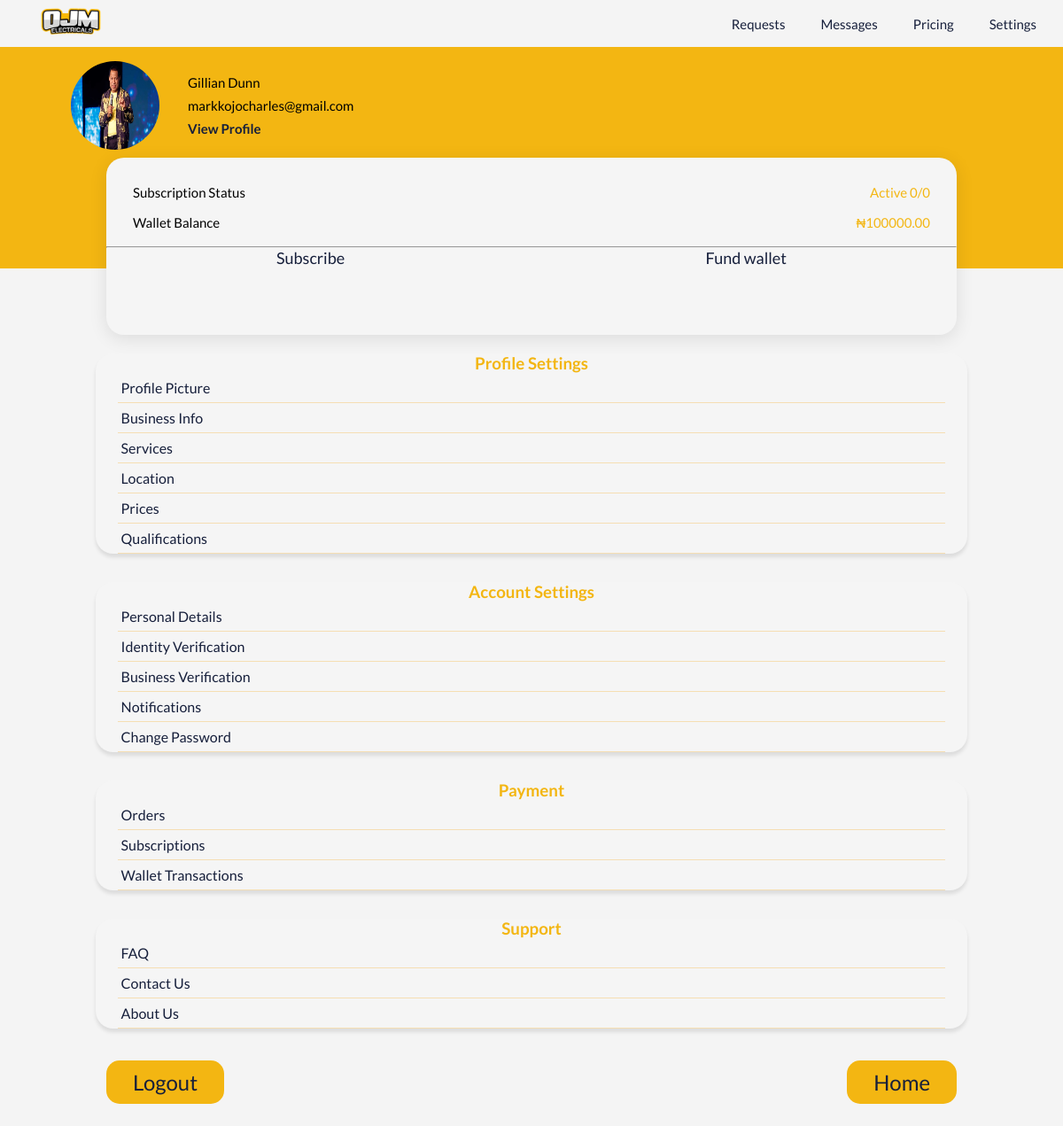
Page /prof-dashboard (signed in) on the committed database.
### userauth/models.py (models this page shows, shortened)
class ElectricianProfile(models.Model):
    user = models.OneToOneField(User, on_delete=models.CASCADE)
    business_name = models.CharField(max_length=255)
    service_description = models.TextField()
    profile_picture = models.ImageField(upload_to=user_directory_path, blank=True, null=True)
    founded_date = models.DateField()
    registered = models.BooleanField(default=False)
    country = models.CharField(max_length=50, choices=WEST_AFRICAN_COUNTRIES)
    state = models.CharField(max_length=50, choices=NIGERIAN_STATES)
    city = models.CharField(max_length=255)
    address = models.CharField(max_length=255)
    terms = models.BooleanField(default=False)
    number_of_employees = models.IntegerField(default=0)
    website_url = models.URLField(max_length=200, blank=True, null=True)
    youtube_url = models.URLField(max_length=200, blank=True, null=True)
    prices = models.TextField(blank=True, null=True)
    qualification = models.TextField(blank=True, null=True)
    cac_verified = models.BooleanField(default=False)
    id_verified = models.BooleanField(default=False)
    cac = models.CharField(max_length=200, blank=True, null=True)
    class Meta:
        verbose_name_plural = "Electricians"

class User(AbstractUser):
    email = models.EmailField(unique=True)
    first_name = models.CharField(max_length=150, blank=True)
    last_name = models.CharField(max_length=150, blank=True)
    phone_number = models.CharField(max_length=25, blank=True)
    whatsapp_number = models.CharField(max_length=25, blank=True)
    USERNAME_FIELD = 'email'
    REQUIRED_FIELDS = ['username']
    def __str__(self):
        return self.username

### payment/models.py (models this page shows, shortened)
class Subscription(models.Model):
    STATUS_CHOICES = [
        ('Inactive', 'Inactive'),
        ('Active', 'Active'),
        ('Expired', 'Expired'),
    ]
    DURATION_CHOICES = [
        ("1 month", "1 month"),
        ("3 months", "3 months"),
        ("6 months", "6 months"),
    ]
    name = models.CharField(max_length=20, choices=DURATION_CHOICES)
    user = models.ForeignKey(User, on_delete=models.CASCADE)
    created_at = models.DateTimeField(default=timezone.now)
    expiry = models.DateTimeField()
    status = models.CharField(max_length=20, choices=STATUS_CHOICES, default='inactive')
    remaining_quotes = models.IntegerField(default=0)

class Wallet(models.Model):
    user = models.OneToOneField(User, on_delete=models.CASCADE)
    balance = models.DecimalField(max_digits=10, decimal_places=2, default=0.00)

### ojm_core/views.py (the view, shortened to what this page needs)
# urls.py: path('prof-dashboard',views.prof_dashboard,name="prof_dashboard"),
@login_required
def prof_dashboard(request):
    profile = get_object_or_404(ElectricianProfile, user=request.user)
    user = request.user
    wallet, created = Wallet.objects.get_or_create(user=user)
    payments = Payment.objects.filter(user=user,verified=True)
    profile_pic_form = UpdatePicture(instance=profile)
    business_form = UpdateBusinessInfo(instance=profile)
    location_form = UpdateLocation(instance=profile)
    prices_form = UpdatePrices(instance=profile)
    qualification_form = UpdateQualification(instance=profile)
    form = UserUpdateForm(instance=user)
    notifications = Notification.objects.filter(user=user)
    electrician = ElectricianProfile.objects.filter(user=user)
    user_profile = ElectricianProfile.objects.get(user=request.user)
    id_form = IdentityForm(instance=user)
    subscription, created = Subscription.objects.get_or_create(user=user)
    if subscription.name:
        total_quotes = SUBSCRIPTION_TOTAL_QUOTES.get(subscription.name, 0)
        remaining_quotes = subscription.remaining_quotes
        used_quotes = total_quotes - remaining_quotes
        subscribed = subscription.status == "Active"
        context = {
        'profile': profile,
        'profile_pic_form':profile_pic_form,
        'business_form':business_form,
        'location_form':location_form,
        'prices_form':prices_form,
        'qualification_form':qualification_form,
        'form':form,
        'wallet':wallet,
        'subscription':subscription,
        'payments':payments,
        'notifications': notifications,
        'electrician':electrician,
        'user_profile': user_profile,
        'id_form':id_form,
        'total_quotes': total_quotes,
        'remaining_quotes': remaining_quotes,
        'used_quotes': used_quotes,
        'subscribed':subscribed
        }
        return render(request, 'profdash.html',context)

### templates/profdash.html (shortened to what this page needs)
{% load static %}
<!DOCTYPE html>
<html lang="en">
<head>
    <link rel="stylesheet" href="https://unicons.iconscout.com/release/v4.0.8/css/line.css" />
    <link rel="stylesheet" href="{% static 'Css/profdash.css' %}">
    <link rel="stylesheet" href="{% static 'Css/signup.css' %}">
</head>
<body>
    <section>
        <div class="heading">
            <a href="{%url 'ojm_core:index'%}" class="nav_logo"><img src="{% static 'Assest/Img/ojm.png' %}" alt="Ojm" /></a>
            <div class="nav">
                <a href="{%url 'ojm_core:requests'%}" class="">
                     Requests
                </a>
                <a href="{%url 'chatapp:messages'%}" class="">
                     Messages
                </a>
                <a href="{% url 'payment:pay' %}" class="">
                    Pricing
                </a>
                <a href="{% url 'ojm_core:dashboard' %}" class="">
                    Settings
                </a>
            </div>
        </div>
        <div class="profile">
            <div class="profile-info">
                {% if profile.profile_picture %}
                <img id="mainProfilePicLink" src="{{ profile.profile_picture.url }}" alt="Profile photo">
                {% else %}
                <img id="mainProfilePicLink" src="{% static 'Assest/Img/ojmprofilephoto.jpg' %}" alt="Profile photo">
                {% endif %}
                <div class="profile-details">
                    <p class="name">{{profile.business_name}}</p>
                    <p class="email">{{request.user.email}}</p>
                    <p class="profile-link"><a href="">View Profile</a></p>
                </div>
            </div>
            <div class="subscription">
                <div class="top">
                    <div class="subscription-status">
                        <div class="status">
                            <p>Subscription Status</p>
                            {% if subscription %}
                            <div>
                                <span>{{ subscription.status }} </span>
                            {%if subscribed%}
                            <span>{{used_quotes}}/{{total_quotes}}</span>
                            {% endif %}
                            </div>
                            {%else%}
                            <span>Inactive</span>
                            {%endif%}
                        </div>
                        <div class="wallet">
                            <p>Wallet Balance</p>
                            <span>₦{{wallet.balance}}</span>
                        </div>
                    </div>
                </div>
                <hr>
                <div class="bottom">
                    <a href="{% url 'payment:pay' %}">
                        <div class="subscribe">
                            <p>Subscribe</p>
                        </div>
                    </a>
                    <a href="{% url 'payment:pay' %}">
                        <div class="fund-wallet">
                            <p>Fund wallet</p>
                        </div>
                    </a>
                </div>
            </div>
        </div>
        <div class="profile-settings">
            <div class="sub-profile">
                <h3>Profile Settings</h3>
                <a href="#" id="profileSettingsPicLink">
                    <div class="flex">
                        <p>Profile Picture</p>
                    </div>
                </a>
                <a href="#" id="businessInfoLink">
                    <div class="flex">
                        <p>Business Info</p>
                    </div>
                </a>
                <a href="#" id="serviceLink">
                    <div class="flex">
                        <p>Services</p>
                    </div>
                </a>
                <a href="#" id="locationLink">
                    <div class="flex">
                        <p>Location</p>
                    </div>
                </a>
                <a href="#" id="priceLink">
                    <div class="flex">
                        <p>Prices</p>
                    </div>
                </a>
                <a href="#" id="qualificationLink">
                    <div class="flex">
                        <p>Qualifications</p>
                    </div>
                </a>
            </div>
        </div>
        <div class="account-settings">
            <div class="sub-profile">
                <h3>Account Settings</h3>
                <a href="#" id="detailsLink">
                    <div class="flex">
                        <p>Personal Details</p>
                    </div>
                </a>
                <a href="#" id="bankLink">
                    <div class="flex">
                        <p>Identity Verification</p>
                    </div>
                </a>
                <a href="#" id="verificationLink">
                    <div class="flex">
                        <p>Business Verification</p>
                    </div>
                </a>
                <a href="#" id="notificationLink">
                    <div class="flex">
                        <p>Notifications</p>
                    </div>
                </a>
                <a href="#" id="passwordLink">
                    <div class="flex">
                        <p>Change Password</p>
                    </div>
                </a>
            </div>
        </div>
        <div class="account-settings">
            <div class="sub-profile">
                <h3>Payment</h3>
                <a href="#" id="orderLink">
                    <div class="flex">
                        <p>Orders</p>
                    </div>
                </a>
                <a href="#" id="subscriptionLink">
                    <div class="flex">
                        <p>Subscriptions</p>
                    </div>
                </a>
                <a href="#" id="walletLink">
                    <div class="flex">
                        <p>Wallet Transactions</p>
                    </div>
                </a>
            </div>
        </div>
        <div class="account-settings">
            <div class="sub-profile">
                <h3>Support</h3>
                <a href="#">
                    <div class="flex">
                        <p>FAQ</p>
                    </div>
                </a>
                <a href="https://bit.ly/contact_ojm" target="_blank">
                    <div class="flex">
                        <p>Contact Us</p>
                    </div>
                </a>
                <a href="#">
                    <div class="flex">
                        <p>About Us</p>
                    </div>
                </a>
            </div>
        </div>
        <div class="newflex">
            <div class="logout">
                <a href="{%url 'userauth:logout'%}">
                    <p>Logout</p>
                </a>
            </div>
            <div class="logout">
                <a href="{%url 'ojm_core:index'%}">
                    <p>Home</p>
                </a>
            </div>
        </div>
    </section>
</body>
</html>

### static/Css/profdash.css (style rules this page uses)
:root { --main-color-one: rgb(243, 182, 18); --main-color-two: rgb(22, 31, 59); --background-color: #f4f4f4; --sidebar-width: 250px; --navbar-height: 60px; }
* { box-sizing: border-box; padding: 0; margin: 0; }
body { margin: 0; font-family: Lato, sans-serif; background-color: var(--background-color); }
a { text-decoration: none; }
.heading img { width: 100px; height: 50px; object-fit: cover; }
.heading { display: flex; justify-content: space-between; align-items: center; width: 95%; margin: auto; }
.nav { display: flex; justify-content: space-around; align-items: center; gap: 2.5rem; }
.nav a { color: var(--main-color-two); font-weight: 500; font-size: 15px; }
.profile { background: var(--main-color-one); height: 250px; position: relative; }
.profile img { height: 100px; width: 100px; border-radius: 50%; }
.profile-info { display: flex; align-items: center; padding-inline-start: 5rem; padding-block-start: 1rem; gap: 2rem; }
.profile-details { display: flex; flex-direction: column; gap: .5rem; font-size: 15px; }
.profile-details a { color: var(--main-color-two); font-weight: 700; transition: .5s ease-in-out; }
.subscription { margin: auto; width: 80%; box-shadow: 0 4px 20px rgba(0, 0, 0, 0.1); height: 200px; border-radius: 20px; background: whitesmoke; position: absolute; top: 50%; right: 10%; }
.subscription .top { height: 50%; font-size: 15px; }
.subscription .top span { color: var(--main-color-one); }
.subscription-status { display: flex; padding: 30px; flex-direction: column; gap: 1rem; justify-content: center; }
.subscription-status .status,.wallet { display: flex; justify-content: space-between; }
.subscription .bottom { display: flex; justify-content: space-between; align-items: center; width: 60%; margin: auto; }
.bottom a { font-size: 18px; text-align: center; color: var(--main-color-two); }
.subscription .subscribe,.fund-wallet { display: flex; align-items: center; flex-direction: column; justify-content: center; }
.profile-settings { width: 82%; margin: auto; margin-block-start: 6rem; }
.account-settings { width: 82%; margin: auto; margin-block-start: 2rem; }
.profile-settings h3,.account-settings h3 { color: var(--main-color-one); text-align: center; }
.sub-profile { margin: auto; width: 100%; box-shadow: 0 4px 4px rgba(0, 0, 0, 0.1); border-radius: 20px; background: whitesmoke; }
.flex { display: flex; justify-content: space-between; width: 95%; margin: auto; padding: 7px 4px; border-bottom: 1px solid wheat; color: var(--main-color-two); }
.logout { display: flex; max-width: 400px; height: 100px; }
.logout a { display: flex; font-size: 1.5rem; background: var(--main-color-one); color: var(--main-color-two); padding: 10px 30px; margin: auto; border-radius: 15px; }
.newflex { display: flex; justify-content: space-between; margin: auto; width: 80%; margin-top: 10px; }

### rows in the picture
ElectricianProfile: profile_picture (picture), business_name "Gillian Dunn"
User: user.email "markkojocharles@gmail.com"
Subscription: status "Active"
Wallet: balance "100000.00"

### other values in the picture
{{ used_quotes }} "0"
{{ total_quotes }} "0"
